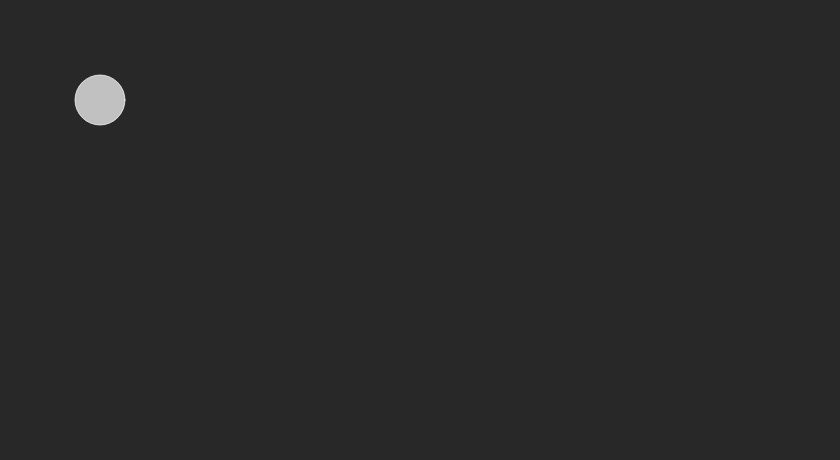
Frame 1 (no input)
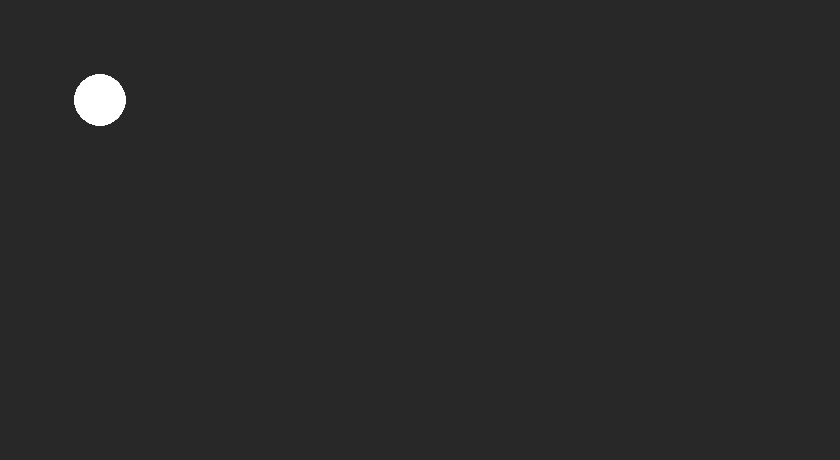
Frame 60 (no input)
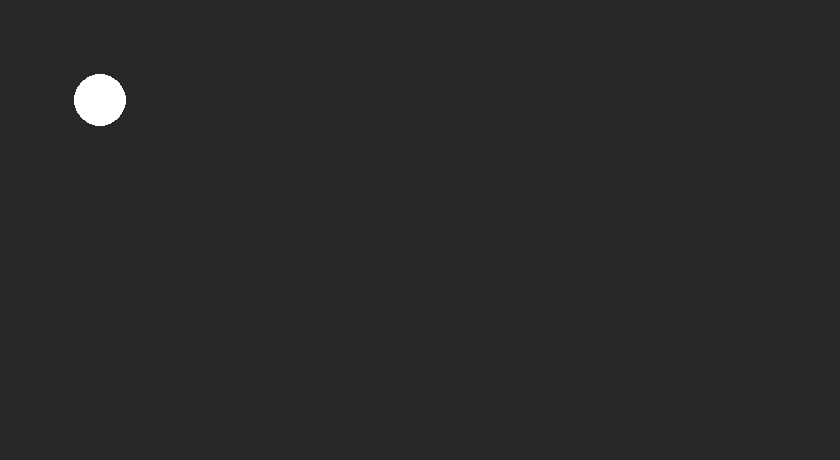
Frame 120 (the mouse pressed at the canvas centre since frame 60)

The p5.js sketch that drew these frames (run headless with seeded random() and noise() and a simulated clock; from frame 60 on, the mouse is pressed at the canvas centre):

// p5.js sketch
// ── sketch.js
var x = 100;
var y = 100;

var R = 255;
var G = 255;
var B = 255;
var A = 255;
function setup() {
  createCanvas(840, 460);
  background(40)
}

function draw() {
  if (keyIsDown(LEFT_ARROW)){
    x-=5;
    R=random(255);
  }

  if (keyIsDown(RIGHT_ARROW)){
    x+=5;
    B=random(255)
    
  }
  if (keyIsDown(UP_ARROW)){
    y-=5;
     G=random(255)
  }
  if (keyIsDown(DOWN_ARROW)){
    y+=5;
    B = random(255);
    G = random(255);
  }
  A = random(255);
  fill(R, G, B, A);
  stroke(R, G, B, A);
  ellipse(x, y, 50, 50);
}
